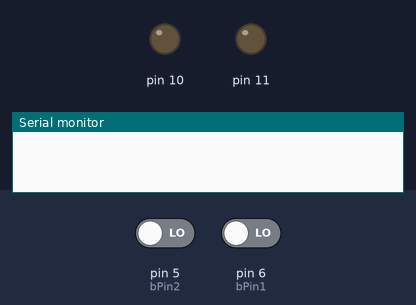
Recording of a sketch running on a simulated Arduino Uno, built with avr-gcc and run on an emulated ATmega328P. Parts: output pins drawn as LEDs (lit = HIGH), the last lines printed to the serial monitor. Inputs (shaded band) come from the test bench; at power-on: pin 5 (bPin2) LOW, pin 6 (bPin1) LOW.

Above: at 1.2 s.
1.3 s: pin 5 (bPin2) driven HIGH
4.3 s: pin 6 (bPin1) driven HIGH
7.3 s: pin 5 (bPin2) driven LOW
At 7.41 s:
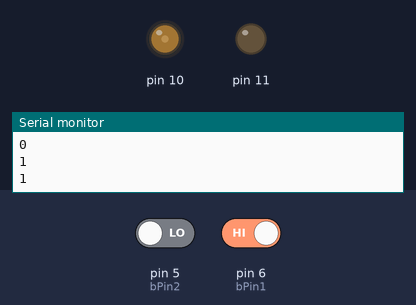
10.3 s: pin 5 (bPin2) driven HIGH
At 11.01 s:
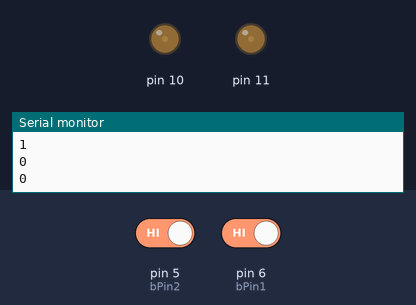
13.3 s: pin 6 (bPin1) driven LOW
At 13.41 s:
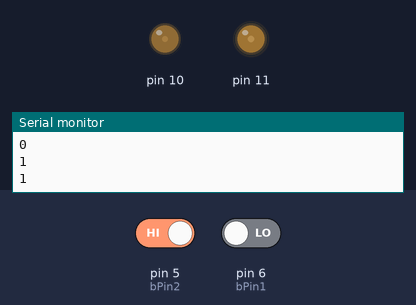
16.3 s: pin 6 (bPin1) driven HIGH
Timing chart, 0 to 19.3 s (numbered marks = the images above; inputs shaded):
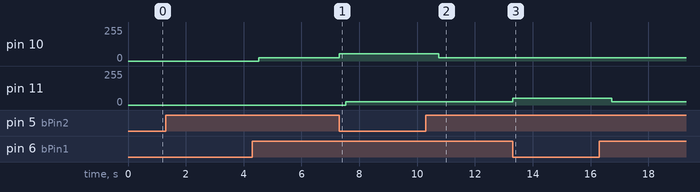

The sketch:

08-Lettura_da_seriale.ino
```cpp
const int bPin1 = 6;
const int bPin2 = 5;                   // the number of the pushbutton pin
const int led1 = 11;
const int led2 = 10;


class Dimmer {

  private:
    int _bPin;                                 // number of the pushbutton pin
    int _ledPin;                               // number of the led pin
    int _num;
    //-------------------------------- BUTTON FILTER VAR--------------------------------------

    // LED VARIABLE-----------------------
    float ledState;                           // the current state of the output pin
    float lastLedState;                       // laststate of the pin
    // BUTTON VARIABLE
    bool buttonState = false;                  // the current reading from the button pin
    bool lastButtonState;                      // the previous reading from the button pin
    bool buttonPress;                          // the actual reading from the button pin
    // DIM PARAMETERS------------------------
    unsigned long dimDelay;                    // time to wait before start dimmering
    unsigned long tDim = 0;                    //
    unsigned long _dimTemp;
    unsigned long _dimDelay;
    unsigned long _max;
    unsigned long _min;
    int dist;
    float onePCent;
    //---------------------------------------
    float count = 0;
    float newCount = 0;
    bool maxReach = false;
    bool dim = 0;
    // LOOP LIFE VARIABLE--------------------
    unsigned long startLoop = 0;
    //unsigned long loopInterval = 5;
    unsigned long t1 = 0;
    //-------------------------------- END BUTTON FILTER VAR--------------------------------------
    unsigned long tIn;
    bool _lastStatePin;
    bool _lastState;
    bool _buttonState = false;
    unsigned long _debounceDelay = 5;

    bool state;
    bool trigUp;
    bool trigDown;


  public:

    Dimmer(int ledPin, int buttonPin, int minVal, int maxVal, unsigned long dimTemp,  unsigned long dimDelay, int num) {
      pinMode(buttonPin, INPUT);
      pinMode(ledPin, OUTPUT);
      _ledPin = ledPin;
      _bPin = buttonPin;
      _dimTemp = dimTemp;
      _dimDelay = dimDelay;
      _max = maxVal;
      _min = minVal;
      //float v = _max - _min;
      //dist = (v / _max) * 100;                  // distanze to travel in percentual
      dist = 100 - (_min * 100 / _max); //90;
      onePCent = (float)_max / 100;
      lastLedState = maxVal;
      _num = num;
    }

    bool Loop() {
      startLoop = millis();
      _buttonState = digitalRead(_bPin);
      if (_buttonState != _lastState) {
        tIn = millis();
      } else {
        if ((millis() - tIn) > _debounceDelay) {
          if (_buttonState != _lastStatePin) {

            if (_buttonState == LOW) {
              trigUp = false;
              trigDown = true;
            }
            else {
              trigUp = true;
              trigDown = false;
            }

          }
          else {
            trigUp = false;
            trigDown = false;
          }
          state = _buttonState;
          _lastStatePin = _buttonState;
        }
      }
      _lastState = _buttonState;
    }


    void Start() {
      Loop();
      if (trigUp == true) {
        t1 = millis();
      }

      if (state == true) {
        if (millis() - t1 >  _dimDelay) {

          if (dim == false) {
            tDim = millis();
            dim = true;
          }

          float time = (float)_dimTemp / (float)onePCent;
          newCount = (float)((dist) * (millis() - tDim) / time);
          if (newCount > 0) {
            tDim = millis();
            if (maxReach == true) {
              count = count - newCount;
              //Serial.println(count);
            } else {
              count = count + newCount;
              //Serial.println(count);
            }

            if (count <= _min) {
              count = _min;
              maxReach = false;
              Serial.println(0);
            }
            if (count >= _max) {
              count = _max;
              maxReach = true;
              Serial.println(1);
            }
          }

        }
      }

      if (trigDown == true ) {
        dim = false;
        if (millis() - t1 < _dimDelay) {
          if (count > 0) {
            lastLedState = count;
            count = 0;
          } else {
            count = lastLedState;
          }
        }
      }

      ledState = count;
      analogWrite(_ledPin, count);
      lastButtonState = state;
      //while ((millis() - startLoop) < loopInterval) {}
    }


    void ReadSerial(String comand) {
      String com = comand.substring(0, 3);                            // take the first 3 char
      if (com == "off") {
        count = 0;                                                    // turn off
        Serial.println("count 0");
      }
      if (com == "on") {                                              // turn on
        count = _max;
        Serial.print("count set from led: ");
        Serial.print(_num);
        Serial.print(": ");
        Serial.println("255");
      }
      if (com == "dim") {                                             // set dimmer value in percentual
        int c = comand.substring(4, 7).toInt() * _max / 100;
        if (c > _max) {
          Serial.println("WARNING max passed");
          count = _max;
        } else {
          count = c;
        }
        Serial.print("count dim from led: ");
        Serial.print(_num);
        Serial.print(": ");
        Serial.println(count);
      }
    }
};

class SerialCommand {
  private:

  public:
    void Start(Dimmer &b1, Dimmer &b2) {
      if (Serial.available()) {
        String line = Serial.readStringUntil('\n');                 // take the incoming message til find the ENTER button
        int led = line.substring(0, 1).toInt();                     // find for who is the message
        String comand = line.substring(2, 9);                       // take the message
        switch (led) {
          case 1:
            b1.ReadSerial(comand);                              // send the message
            break;
          case 2:
            b2.ReadSerial(comand);                              // send the message
            break;
        }
      }
    }
};


Dimmer button1 = Dimmer(led1, bPin1, 25, 255, 1500, 250, 1);
Dimmer button2 = Dimmer(led2, bPin2, 25, 255, 1500, 250, 2);
SerialCommand serialCommand;


void setup() {
  Serial.begin(9600);

}

void loop() {
  serialCommand.Start(button1, button2);
  button1.Start();
  button2.Start();
}
```

Measured:
- after the input at 7.3 s, pin 10: stays 56/255 (without the input it goes to 25/255 after 0.20 s)
- after the input at 10.3 s, pin 10: 56/255 → 25/255 after 0.45 s; pin 11: stays 25/255 (without the input it goes to 52/255 after 3.0 s)
- after the input at 13.3 s, pin 10: stays 25/255 (without the input it goes to 87/255 after 3.0 s); pin 11: 25/255 → 51/255 at once
